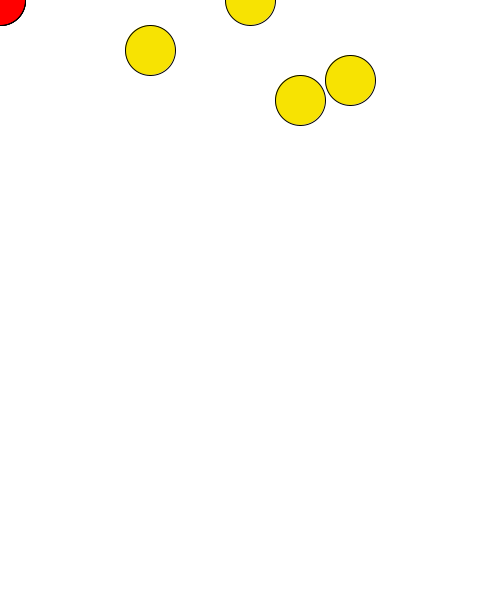
Frame 1 (no input)
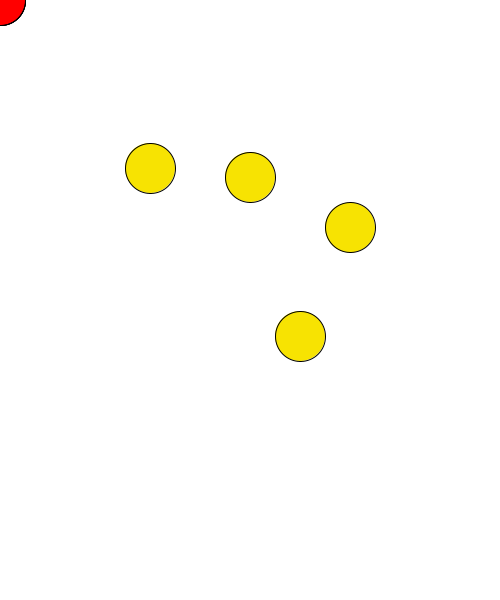
Frame 60 (the mouse pressed at the canvas centre just before this capture)
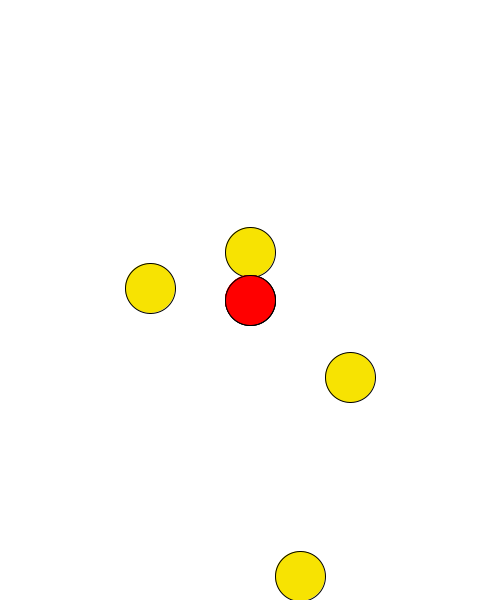
Frame 120 (the mouse held since frame 60 and released just before this capture)

The Processing sketch that drew these frames (run headless with seeded random() and noise(); from frame 60 on, the mouse is pressed at the canvas centre):

// Processing sketch: sketch_08160830_1122_catching_balsl
// ── sketch_08160830_1122_catching_balsl.pde
//可以有任意組嗎
float []x={250,150,350,300};
float []y={0,50,80,100};
float []vx={0,0,0,0};
float []vy={3,2,2.5,4};
void setup(){
  size(500,600);
}
void draw(){
  background(255);
  for(int i=0; i<4 ;i++){
    fill(#F7E302);
  ellipse(x[i],y[i],50,50); 
  if(dist(mouseX,mouseY,x[i],y[i])<=50){
      continue;
    }
  y[i] = y[i] + vy[i];//vy是速度
  if(y[i]>600)vy[i]=-vy[i];//碰到地板後vy[i]會變成負的
  if(y[i]<0)vy[i]=-vy[i];//再碰到後會再變
  fill(255,0,0);ellipse(mouseX,mouseY,50,50);
  }
}
